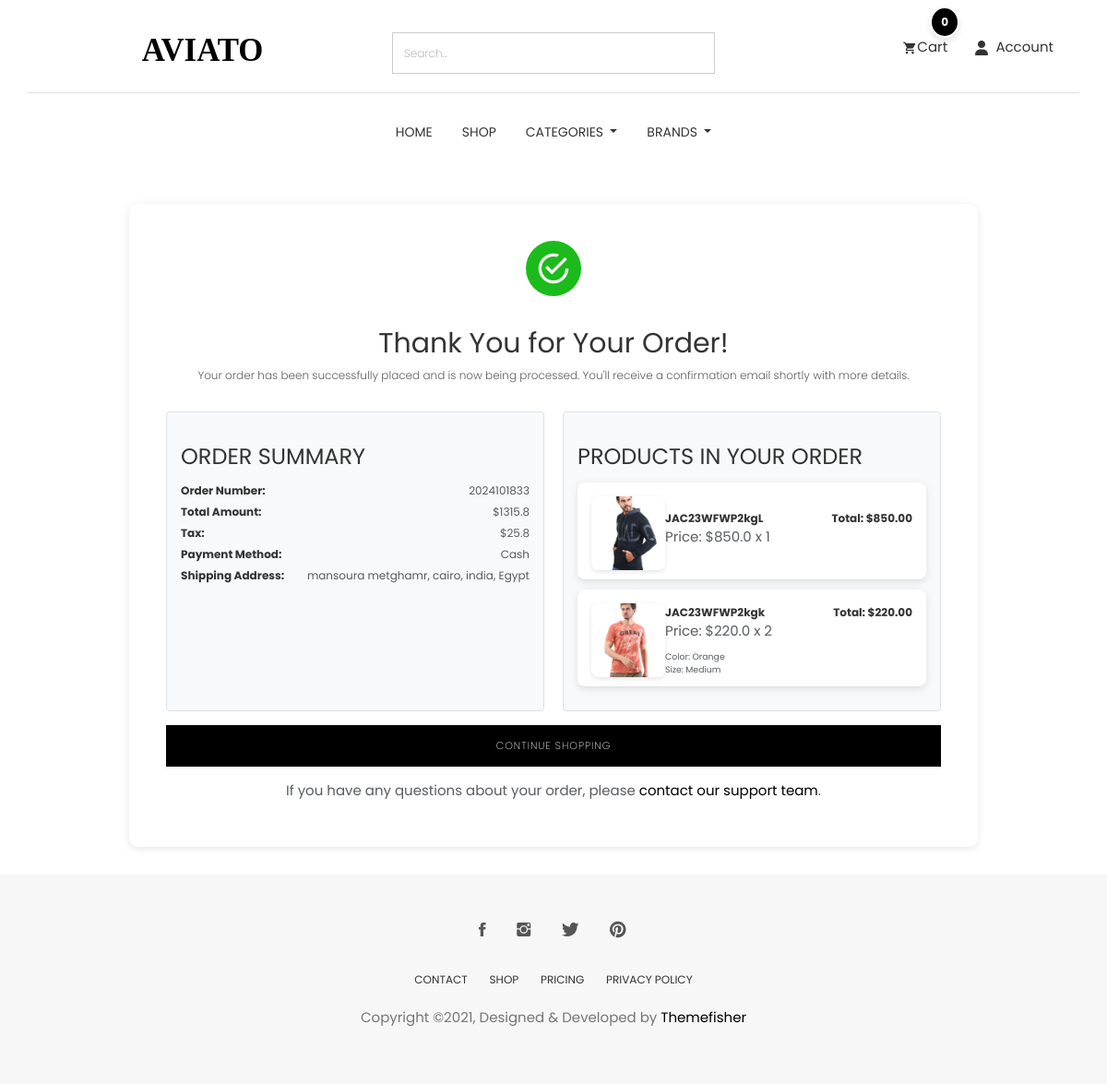
The page /order/order-success/ (signed in) on the database as committed earlier.
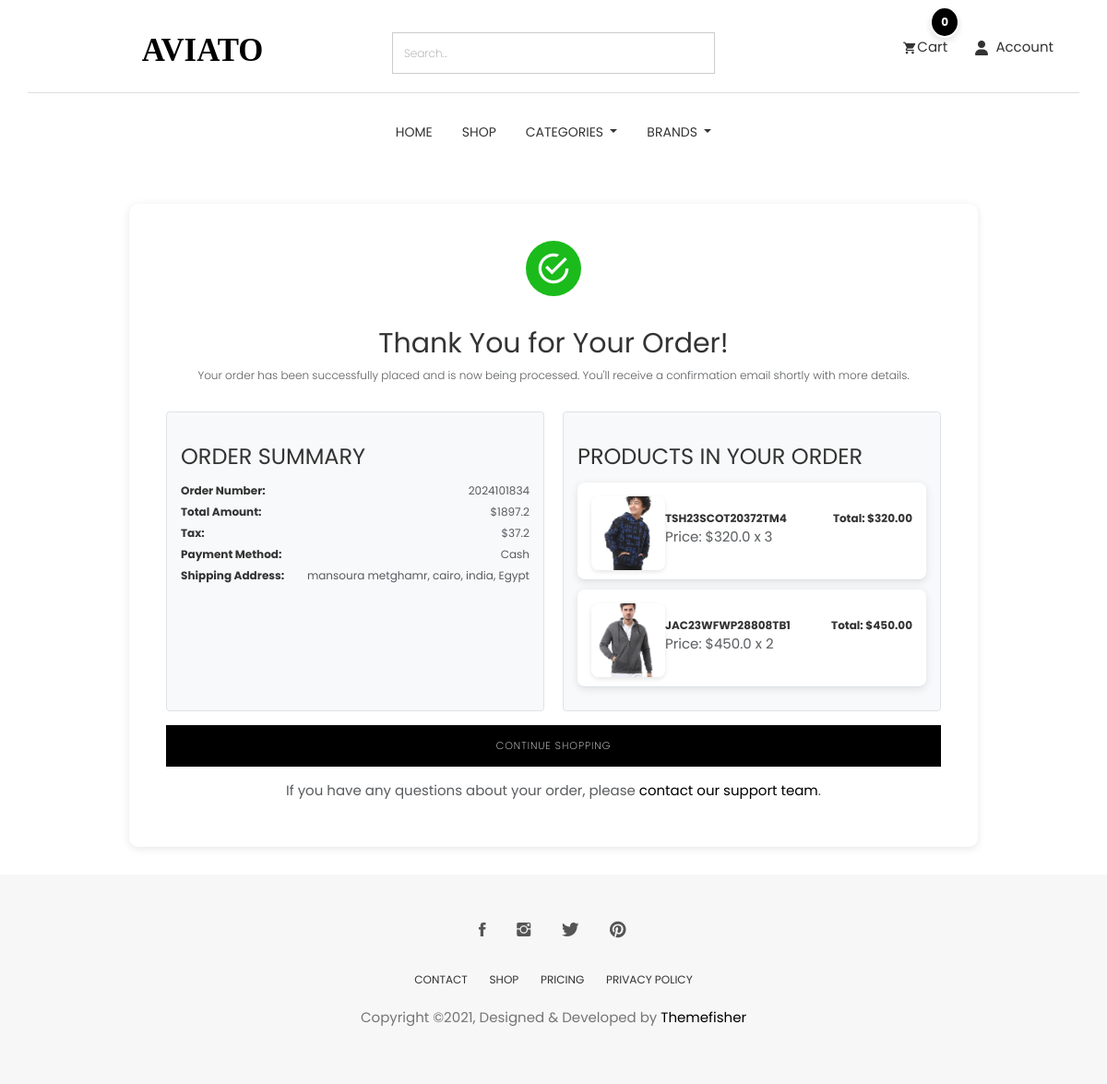
The same page on the database as committed later.
### order/models.py (models this page shows, shortened)
class Order(models.Model):
    STATUS = (
        ('New', 'New'),
        ('On Delivery', 'On Delivery'),  # Add On Delivery status here
        ('Completed', 'Completed'),
        ('Cancelled', 'Cancelled'),
    )
    user = models.ForeignKey(User, verbose_name=_("user order"),on_delete=models.SET_NULL , null=True)
    payment = models.ForeignKey(Payment,  verbose_name=_("payment order"),on_delete=models.SET_NULL ,blank=True , null=True)
    order_number = models.CharField(_("order_number"),max_length=50)
    first_name = models.CharField(_("first_name"),max_length=50)
    last_name = models.CharField(_("last_name"),max_length=50)
    phone = models.CharField(_("phone"),max_length=50)
    zip_code = models.CharField(_("zip_code"),max_length=50,blank=True)
    email = models.EmailField(_("email"), max_length=254)
    address_line_1 = models.CharField(_("address_line_1"), max_length=50)
    address_line_2 = models.CharField(_("address_line_2"), max_length=50 , blank=True)
    country = models.CharField(_("country"), max_length=50 )
    state = models.CharField(_("state"), max_length=50 )
    payment_method = models.CharField(_("payment_method"), max_length=50 )
    city = models.CharField(_("city"), max_length=50 )
    order_note = models.CharField(_("order_note"), max_length=1000 , blank=True)
    order_total = models.FloatField(_("order_total"),)
    tax = models.FloatField(_("tax"),)
    status = models.CharField(_("status"),choices=STATUS,default='New' , max_length=15)
    ip = models.CharField(_("ip"),max_length=50  ,blank=True)
    is_orderd = models.BooleanField(_("is_orderd"),default=False)
    created_at = models.DateTimeField(_("created_at"), default=timezone.now)
    updated_at = models.DateTimeField(_("updated_at"),default=timezone.now)
    def full_address(self):
        return f'{self.address_line_1} {self.address_line_2}'
    class Meta:
        verbose_name = _("Orders")
        verbose_name_plural = _("Orders")

class OrderProduct(models.Model):
    payment = models.ForeignKey(Payment, verbose_name=_("payment order"),on_delete=models.SET_NULL ,blank=True , null=True)
    user = models.ForeignKey(User, verbose_name=_("user order"),on_delete=models.CASCADE)
    order = models.ForeignKey(Order, verbose_name=_("order"),on_delete=models.CASCADE)
    product = models.ForeignKey("store.Product", verbose_name=_("order product"),on_delete=models.CASCADE)
    variations = models.ManyToManyField("store.Variation",blank=True)
    quantity = models.IntegerField(_("quantity"),)
    product_price = models.FloatField(_("product_price"),)
    ordered = models.BooleanField(_("ordered"),default=False)
    created_at = models.DateTimeField(_("created_at"), default=timezone.now)
    updated_at = models.DateTimeField(_("updated_at"),default=timezone.now)
    class Meta:
        verbose_name = _("Order Products")
        verbose_name_plural = _("Order Products")

### store/models.py (models this page shows, shortened)
class Product(models.Model):
    id = models.UUIDField(primary_key=True, default=uuid.uuid4, editable=False)
    name = models.CharField(unique=True, max_length=50)
    image = models.ImageField(upload_to='product/')
    stock = models.IntegerField(default=1)
    price = models.DecimalField(max_digits=10, decimal_places=2, default=Decimal('0.00'))
    description = models.TextField(max_length=10000, blank=True)
    created_at = models.DateTimeField(default=timezone.now)
    modified_date = models.DateTimeField(auto_now=True)
    slug = models.SlugField(null=True, blank=True, unique=True)
    views = models.PositiveIntegerField(default=0)
    is_available = models.BooleanField(default=True)
    on_sale = models.BooleanField(default=False)
    PRDBrand = models.ForeignKey('Brand', related_name='product_brand', on_delete=models.CASCADE, blank=True, null=True, verbose_name="Brand")
    like = models.ManyToManyField(User, blank=True, related_name='product_favourite')
    category = models.ForeignKey(Subcategory, related_name='product_subcategory', verbose_name="Subcategory", null=True, blank=True, on_delete=models.CASCADE)
    class Meta:
        ordering = ['-created_at']
        verbose_name = "Product"
        verbose_name_plural = "Products"

class Variation(models.Model):
    product = models.ForeignKey(Product,related_name='product_variation',  on_delete=models.CASCADE)
    variation_category = models.CharField( max_length=200 , choices=variation_category_choice)
    variation_value = models.CharField( max_length=200 )
    is_active = models.BooleanField(default=True)
    created_at = models.DateTimeField(  auto_now_add=True)
    objects = VariationManager()

### order/views.py (the view)
# urls.py: path('order-success/', views.order_success, name='order_success'),
def order_success(request):
    current_user = request.user
    order = Order.objects.filter(user=current_user, is_orderd=True).last()
    ordered_products = OrderProduct.objects.filter(order_id=order.id)
    subtotal = 0
    for i in ordered_products:
        subtotal += i.product_price * i.quantity
    context = {
        'order': order,
        'subtotal': subtotal,
        'ordered_products': ordered_products,
    }
    return render(request , 'order_complete.html' , context)

### category/category_context.py (called while the page is built)
def nav_links(request):
    categories_nav = Category.objects.all()
    subcategories_nav = Subcategory.objects.all()
    brands_nav = Brand.objects.all()
    context = {
        'categories_nav':categories_nav,
        'brands_nav':brands_nav,
        'subcategories_nav':subcategories_nav,
    }
    return context

### category/models.py (called while the page is built)
    def get_url(self):
        return reverse('products_by_subcategory',args=[self.id])

### store/models.py (called while the page is built)
    def get_url(self):
        return reverse('products_by_brand',args=[self.id])

    def __str__(self):
        return self.name

### order/templates/order_complete.html (shortened to what the changed rows need)
{% extends "base.html" %}
{% load static %}
{% block body %}
<section class="page-wrapper success-msg py-5">
    <div class="container">
        <div class="row justify-content-center">
            <div class="col-md-10">
                <div class="block text-center">
                    <h2 class="text-center font-weight-bold">Thank You for Your Order!</h2>
                    <div class="main-sections d-flex justify-content-between">
                        <div class="order-summary bg-light p-4 text-left border rounded mr-3" style="flex: 1;">
                            <div class="summary-item mb-2">
                                <strong>Order Number:</strong> <span class="text-muted">{{ order.order_number }}</span>
                            </div>
                            <div class="summary-item mb-2">
                                <strong>Total Amount:</strong> <span class="text-muted">${{ order.order_total }}</span>
                            </div>
                            <div class="summary-item mb-2">
                                <strong>Tax:</strong> <span class="text-muted">${{ order.tax }}</span>
                            </div>
                            <div class="summary-item mb-2">
                                <strong>Payment Method:</strong> <span class="text-muted">{{ order.payment_method|title }}</span>
                            </div>
                            <div class="summary-item mb-2">
                                <strong>Shipping Address:</strong> <span class="text-muted">{{ order.full_address }}, {{ order.city }}, {{ order.state }}, {{ order.country }}</span>
                            </div>
                        </div>
                        <div class="ordered-products bg-light p-4 text-left border rounded" style="flex: 1;">
                            {% for item in order.orderproduct_set.all %}
                            <div class="product-item mb-3 d-flex align-items-center border-bottom pb-3">
                                <div class="product-image mr-3">
                                    <img src="{{ item.product.image.url }}" alt="{{ item.product.name }}" class="img-fluid"
                                        style="width: 80px; height: 80px; object-fit: cover; border-radius: 8px; box-shadow: 0px 2px 5px rgba(0,0,0,0.1);">
                                </div>
                                <div class="product-detail d-flex justify-content-between flex-grow-1">
                                    <div>
                                        <strong>{{ item.product.name }}</strong>
                                        <p class="text-muted">Price: ${{ item.product_price }} x {{ item.quantity }}</p>
                                        {% if item.variations.all %}
                                        <p class="text-muted small mb-0">
                                            {% for variation in item.variations.all %}
                                            <span>{{ variation.variation_category|capfirst }}: {{ variation.variation_value|capfirst }}</span><br>
                                            {% endfor %}
                                        </p>
                                        {% endif %}
                                    </div>
                                    <div class="text-right">
                                        <strong>Total: ${{ item.product_price|floatformat:2 }}</strong>
                                    </div>
                                </div>
                            </div>
                            {% endfor %}
                        </div>
                    </div>
                </div>
            </div>
        </div>
    </div>
</section>
{% endblock %}

Rows that differ between the two databases and show on the page:
no longer on this page (row unchanged): Order: order_number "2024101833", order_total "1315.8", tax "25.8", payment_method "Cash", full_address "mansoura metghamr", city "cairo", state "india", country "Egypt"
no longer on this page (row unchanged): OrderProduct: product.image (picture), product.name "JAC23WFWP2kgL", product_price "850.0", quantity "1", product_price "850.00"
no longer on this page (row unchanged): OrderProduct: product.image (picture), product.name "JAC23WFWP2kgk", product_price "220.0", quantity "2", product_price "220.00"
no longer on this page (row unchanged): Variation: variation_category "Color", variation_value "Orange"
no longer on this page (row unchanged): Variation: variation_category "Size", variation_value "Medium"
added Order: order_number "2024101834", order_total "1897.2", tax "37.2", payment_method "Cash", full_address "mansoura metghamr", city "cairo", state "india", country "Egypt"
added OrderProduct: product.image (picture), product.name "TSH23SCOT20372TM4", product_price "320.0", quantity "3", product_price "320.00"
added OrderProduct: product.image (picture), product.name "JAC23WFWP28808TB1", product_price "450.0", quantity "2", product_price "450.00"
